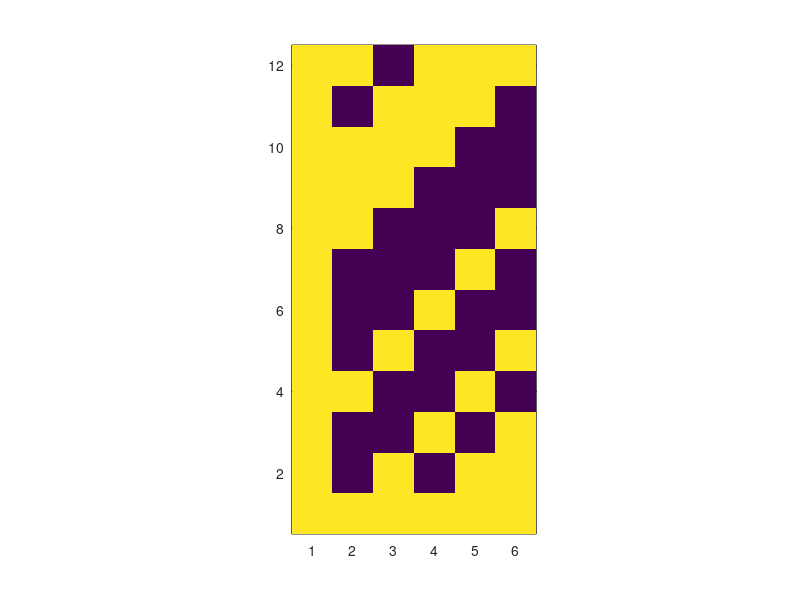

Reproduce this figure in MATLAB. (Note: this script raises an error after producing the figure.)
function H  = fn_pcolor(x,y,z,labs,zlim,remove_outer)
%% fn_pcolor.m
%% Author: Timothy Williams
%% Date: 20150820, 13:32:28 CEST

if nargin==0
   %%test inputs
   z  = hadamard(12);
   x  = (1:6 )';
   y  = (1:12)';
   z  = z(x,:);
end

if ~exist('labs','var'); labs  = {'\itx, \rmkm','\ity, \rmkm',[]}; end
if ~exist('zlim','var'); zlim  = []; end
if ~exist('remove_outer','var'); remove_outer   = 0; end

if size(x,2)>1
   x  = x';
end
if size(y,2)>1
   y  = y';
end

%% pcolor ignores last if shading is faceted
[nx,ny]        = size(z);
Z              = zeros(nx+1,ny+1);
Z(1:nx,1:ny)   = z;

if (length(x)==(nx+1))&(length(y)==(ny+1))
   %% q points already (corners)
   xx = x;
   yy = y;
elseif (length(x)==nx)&(length(y)==ny)
   %% want x,y to refer to edges of cells
   xx = cen2edges(x);
   yy = cen2edges(y);
else
   error('x,y wrong size');
end

fontsize = 20;
if remove_outer
   xx(1)    = [];
   xx(end)  = [];
   yy(1)    = [];
   yy(end)  = [];
   Z(1,:)   = [];
   Z(end,:) = [];
   Z(:,1)   = [];
   Z(:,end) = [];
end

H  = pcolor(xx,yy,Z');%% rows of arg 3 correspond to y not x
daspect([1,1,1]);
set(H,'EdgeColor', 'none');

set(gca,'xlim',[xx(1),xx(end)],'ylim',[yy(1),yy(end)])
if 0%%set ticks manually
   set(gca,'ytick',[100,200]);
   %set(gca,'ytick',[100,200],'xtick',[200,400]);
end

GEN_proc_fig(labs{1},labs{2},fontsize);
cb    = colorbar;
if ~isempty(zlim)
   caxis(zlim);
   Ytick_range = [round(zlim(1)),round(mean(zlim)),round(zlim(2))]
   set(cb,'YTick',Ytick_range,'fontname','Times','fontsize',fontsize);
end
GEN_font(gca,fontsize);

if ~isempty(labs{3})
   %ttl   = title(labs{3});
   ttl   = ylabel(cb,labs{3},'rotation',90);
   GEN_font(ttl,fontsize);
end

%%%%%%%%%%%%%%%%%%%%%%%%%%%%%%%%%%%%%%%%%%%%%%%%%%%%%%%%
function xx = cen2edges(x);
dfx   = diff(x);
xx    = (x(1:end-1)+x(2:end))/2;
xx    = [x(1)-.5*dfx(1);xx;x(end)+.5*dfx(end)];
